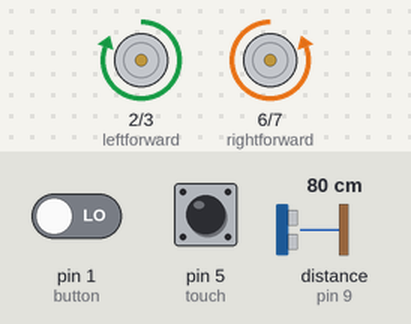
The sketch below on a simulated Arduino Uno, built with avr-gcc and run on an emulated ATmega328P. Shown: motor-driver pin pairs drawn as motors (green arrow = first pin HIGH = forward, orange = second pin HIGH = backward, longer = more drive). Wiring (inferred from the names in the program): ultrasonic range finder: trigger pin 8; echo pin 9. Inputs (shaded band) come from the test bench; at power-on: pin 1 (button) LOW, distance to the obstacle (sensor on pin 9) 80 cm, pin 5 (touch) HIGH. The echo pulse lasts 58.3 µs per cm.

Above: at 2.2 s.
2.3 s: pin 1 (button) driven HIGH
At 4.3 s:
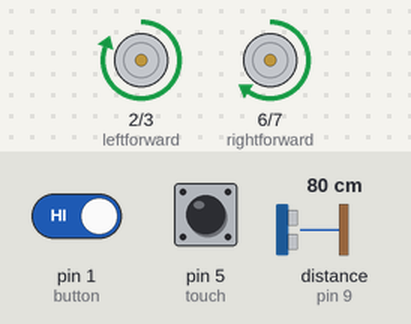
8.4 s: distance to the obstacle (sensor on pin 9) set to 2 cm
At 9.4 s:
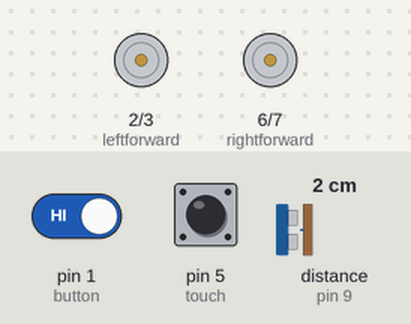
11.9 s: distance to the obstacle (sensor on pin 9) set to 4 cm
At 12.06 s:
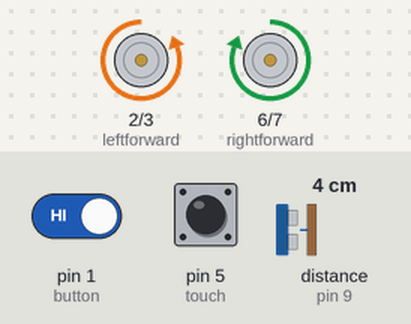
Timing chart, 0 to 21.4 s (numbered marks = the images above; inputs shaded):
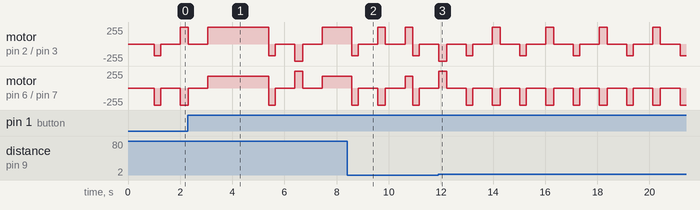

Measured:
- by itself, motor on pin 6 (rightforward) / pin 7 (rightbackward): repeats every 1.0 s: stopped 0.75 s, backward 255/255 0.25 s
- by itself, motor on pin 2 (leftforward) / pin 3 (leftbackward): repeats every 2.1 s: stopped 0.75 s, backward 175/255 0.25 s, stopped 0.75 s, forward 255/255 0.30 s

The sketch:

sonar_motor_esapeMAZE.ino.ino
```cpp
 /*Parker Davis
 * 11/12/15
 * Robot will use the sonar to try and get out of an enclosed area
 * it will change direction if there is something within 5 inches
 * or it has the possibilty of being stuck. detects objects with button
 * Touch sensor starts the program
 */
int echo = 9;             //orange wire on echo sonar, port 9
int trig = 8;             //brown wire on trig sonar, port 8
int button = 1;           //red wire on button, port 5
int touch = 5;            //green wire on touchsensor, port4
int leftforward = 2;      //yellow wire in in1. port 2
int leftbackward = 3;     //blue wire in in2. port 6
int rightforward = 6;     //purple wire in in3. port 3
int rightbackward = 7;    //green wire in in4. port 7
int distance = 0;         //distance away from object
int duration = 0;         //time takes to recieve echo
int stuckdirection = 0;   //alternates the direction it turns when stuck
int stuckbutton = 0;      //variable condition if button is touched
void setup() {
  pinMode(leftforward, OUTPUT);     //sets pin 2 (leftforward).
  pinMode(leftbackward, OUTPUT);    //sets pin 6 (leftbackward).
  pinMode(rightforward, OUTPUT);    //sets pin 3 (rightforward).
  pinMode(rightbackward, OUTPUT);   //sets pin 7 (rightbackward).
  pinMode(button, INPUT);           //sets pin 5 input, yellow button.
  pinMode(trig, OUTPUT);
  pinMode(echo, INPUT);

  do  //doesnt run until button is pressed to give
  {   //user time to get out of arena
  } while (digitalRead(touch) == 0);
  delay(1000);  //1 second before motors move
}

void loop() {

  for (int stuck = 0; stuck < 451; stuck = stuck + 1)
  {//stuck being a variable that when triggered(runs long enough)
    //assumes the robot is stuck
    if (digitalRead(button) == 0)
    {
      stuckbutton = 1;//if button is touched it needs to move
    }

    delayMicroseconds(2);

    digitalWrite(trig, LOW); //turns trigger off
    delayMicroseconds(2);

    digitalWrite(trig, HIGH); //sends soundwave
    delayMicroseconds(10);

    digitalWrite(trig, LOW); //turns trigger off. soundwave Off

    duration = pulseIn(echo, HIGH); //how long it takes to get echo
    distance = duration / 148; //distance convertered CM to INCh

    if (distance <= 5 && distance > 0 || stuckbutton == 1) //within 5 inches of a wall
    {
      //goes backwards
      analogWrite(leftbackward, 175); //leftbackward to lowest speed.
      analogWrite(rightbackward, 175); //rightbackward to lowest speed.
      analogWrite(leftforward, 0); //leftforward to highest speed.
      analogWrite(rightforward, 0); //rightforward to highest speed.
      delay (250);//.5 seconds backwards
      //stops
      analogWrite(leftbackward, 0); //leftbackward to lowest speed.
      analogWrite(rightbackward, 0); //rightbackward to lowest speed.
      analogWrite(leftforward, 0); //leftforward to highest speed.
      analogWrite(rightforward, 0); //rightforward to highest speed.
      delay(750);
      //turns left
      analogWrite(leftbackward, 0); //leftbackward to lowest speed.
      analogWrite(leftforward, 255); //leftforward to highest speed.
      analogWrite(rightforward, 0); //right wheels stop forward
      analogWrite(rightbackward, 255); //rightbackward to highest speed.
      delay(300);//small turn to orient a different direction
      //stops
      analogWrite(leftbackward, 0); //leftbackward to lowest speed.
      analogWrite(rightbackward, 0); //rightbackward to lowest speed.
      analogWrite(leftforward, 0); //leftforward to highest speed.
      analogWrite(rightforward, 0); //rightforward to highest speed.
      delay(750);
      stuck = 0;
      stuckbutton = 0;
      }

    else if (stuck == 450)
    { //stuck meaning it has run unchanged for 450 loops, it could be "stuck"
      //goes backwards

      //alternates going right and left (won't get restuck)
      if (stuckdirection == 0)
      {
        analogWrite(leftbackward, 175); //leftbackward to lowest speed.
        analogWrite(rightbackward, 175); //rightbackward to lowest speed.
        analogWrite(leftforward, 0); //leftforward to highest speed.
        analogWrite(rightforward, 0); //rightforward to highest speed.
        delay (250);//.25 seconds backwards
        //stops
        analogWrite(leftbackward, 0); //leftbackward to lowest speed.
        analogWrite(rightbackward, 0); //rightbackward to lowest speed.
        analogWrite(leftforward, 0); //leftforward to highest speed.
        analogWrite(rightforward, 0); //rightforward to highest speed.
        delay(750);
        //turns right
        analogWrite(leftbackward, 255); //leftbackward to lowest speed.
        analogWrite(leftforward, 0); //leftforward to highest speed.
        analogWrite(rightforward, 255); //right wheels stop forward
        analogWrite(rightbackward, 0); //rightbackward to highest speed.
        delay(300);//small turn to orient a different direction
        //stops
        analogWrite(leftbackward, 0); //leftbackward to lowest speed.
        analogWrite(rightbackward, 0); //rightbackward to lowest speed.
        analogWrite(leftforward, 0); //leftforward to highest speed.
        analogWrite(rightforward, 0); //rightforward to highest speed.
        delay(750);
        stuckdirection = 1; //alternates
        stuck = 0; //reset loop
      }
      else if (stuckdirection == 1)
      {
        analogWrite(leftbackward, 175); //leftbackward to lowest speed.
        analogWrite(rightbackward, 175); //rightbackward to lowest speed.
        analogWrite(leftforward, 0); //leftforward to highest speed.
        analogWrite(rightforward, 0); //rightforward to highest speed.
        delay (250);//.5 seconds backwards
        //stops
        analogWrite(leftbackward, 0); //leftbackward to lowest speed.
        analogWrite(rightbackward, 0); //rightbackward to lowest speed.
        analogWrite(leftforward, 0); //leftforward to highest speed.
        analogWrite(rightforward, 0); //rightforward to highest speed.
        delay(750);
        //turns left
        analogWrite(leftbackward, 0); //leftbackward to lowest speed.
        analogWrite(leftforward, 255); //leftforward to highest speed.
        analogWrite(rightforward, 0); //right wheels stop forward
        analogWrite(rightbackward, 255); //rightbackward to highest speed.
        delay(300);//small turn to orient a different direction
        //stops
        analogWrite(leftbackward, 0); //leftbackward to lowest speed.
        analogWrite(rightbackward, 0); //rightbackward to lowest speed.
        analogWrite(leftforward, 0); //leftforward to highest speed.
        analogWrite(rightforward, 0); //rightforward to highest speed.
        delay(750);
        stuckdirection = 0; //to alternate
        stuck = 0; //reset loop
      }
    }

    // moves forward
    analogWrite(leftbackward, 0); //leftbackward to lowest speed.
    analogWrite(rightbackward, 0); //rightbackward to lowest speed.
    analogWrite(leftforward, 175); //leftforward to a speed.
    analogWrite(rightforward, 175); //rightforward to a speed.
  }
}
```
